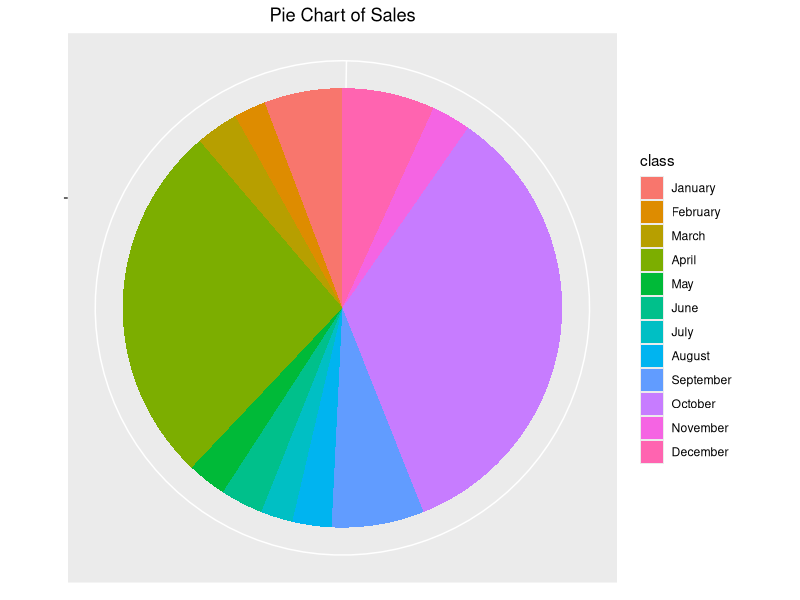
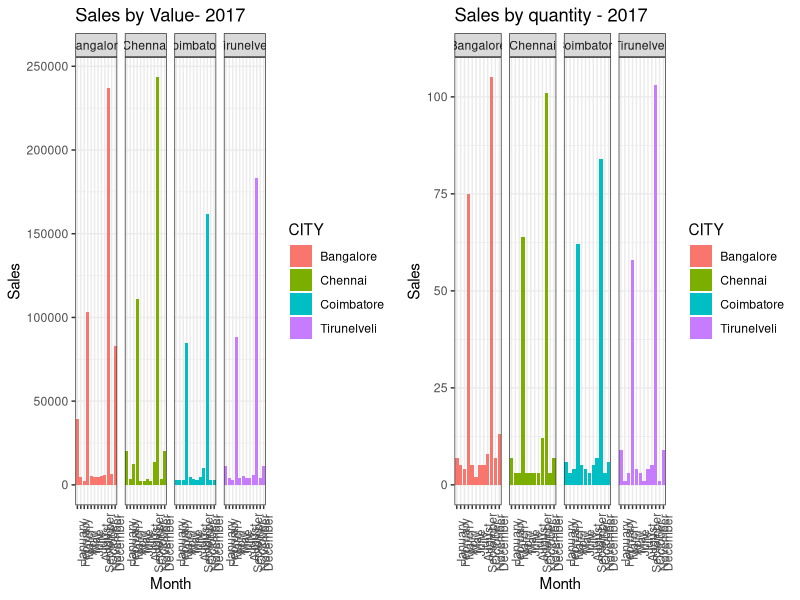
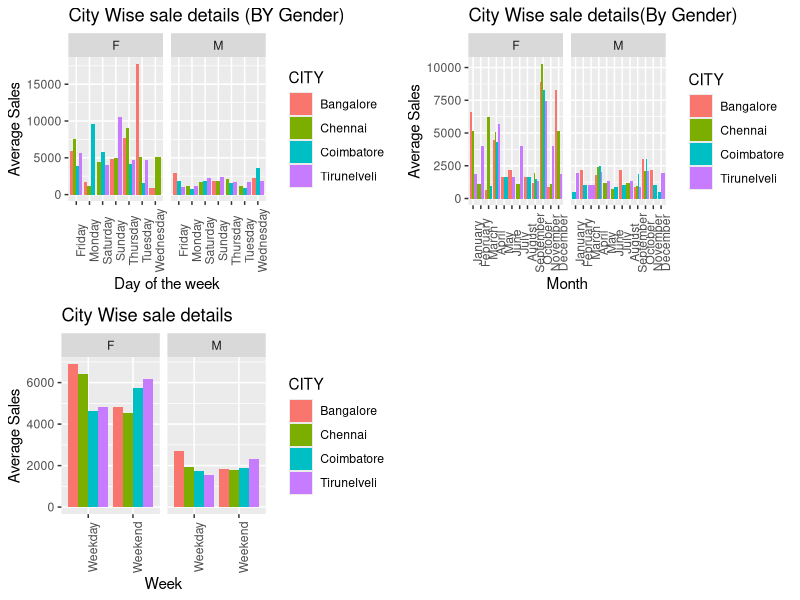
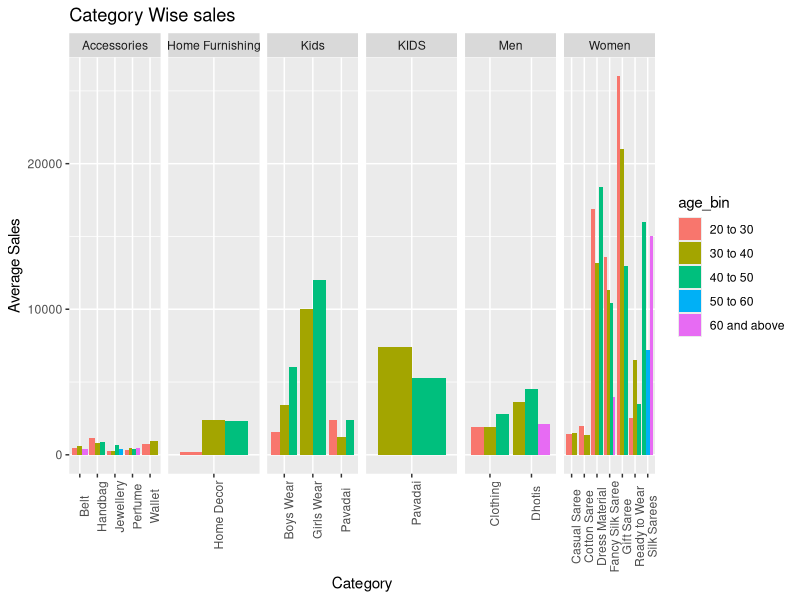
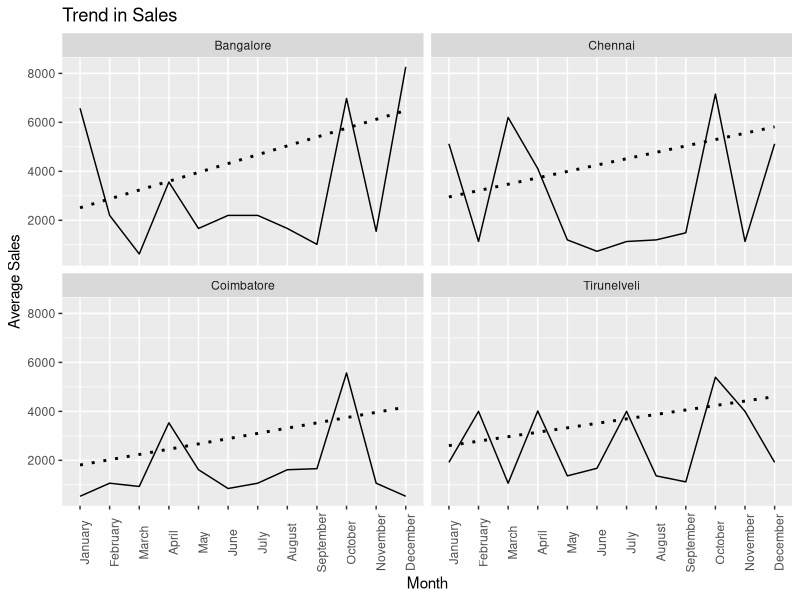
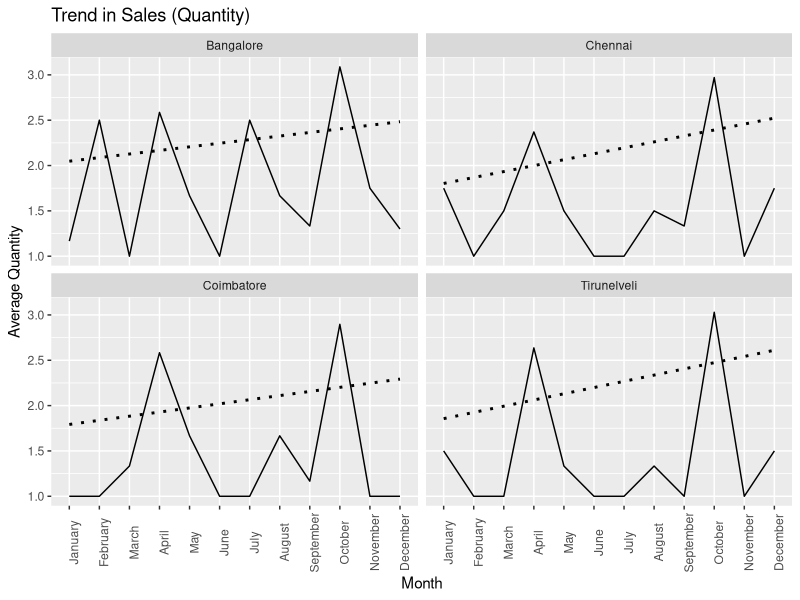
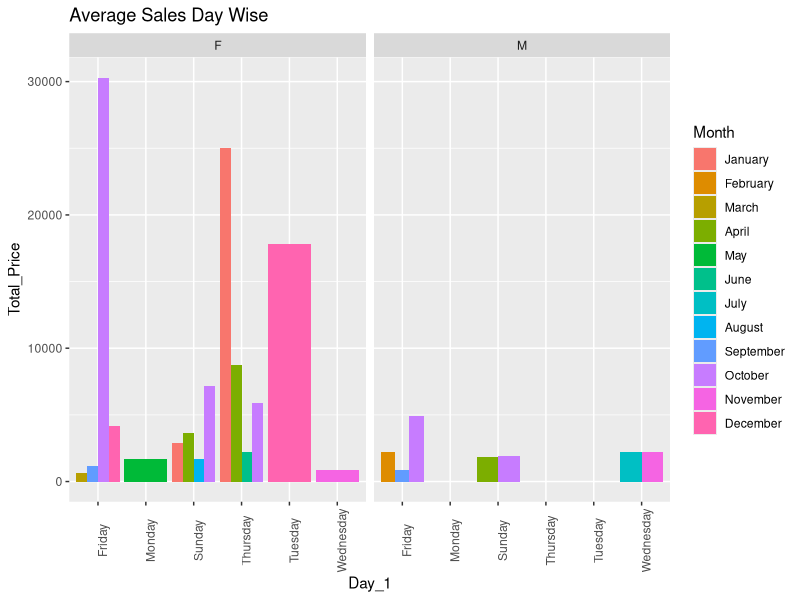
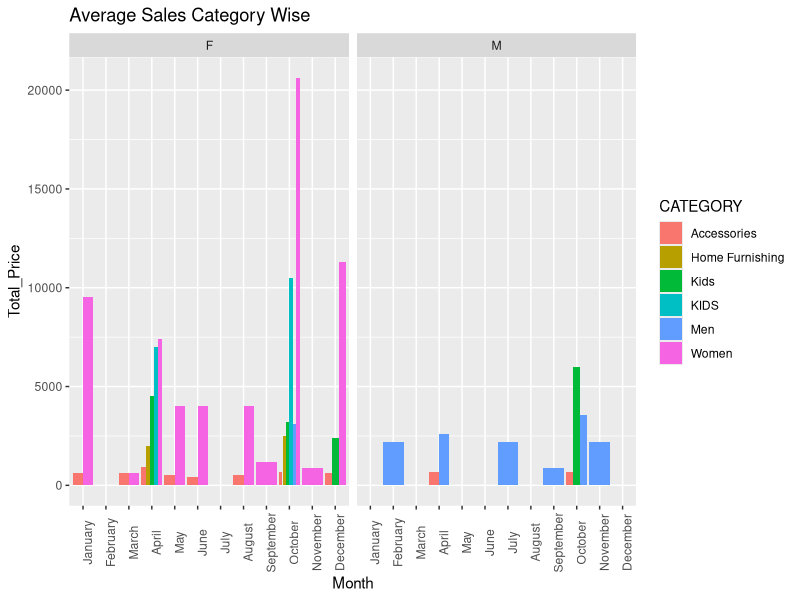

Write the R code that produced these figures, in order.
library(ggplot2)
library(scales)
library(dplyr)
library(cowplot)
setwd("C:/Geetha/Ondipuli/RMKV")

file <-  read.csv("Transaction.csv")
names(file)

file$Month <- factor(file$Month, levels = c( "January", "February","March", "April", "May", "June", "July", "August", "September", "October", "November", "December" ))
file$QUANTITY <- as.numeric(file$QUANTITY)
file$UNIT_PRICE <- as.numeric(file$UNIT_PRICE)
file$Total_Price <- as.numeric(file$Total_Price)

file$age_bin[file$AGE < 20] = "Less than 20"
file$age_bin[file$AGE >= 20 & file$AGE < 30] = "20 to 30"
file$age_bin[file$AGE >= 30 & file$AGE < 40] = "30 to 40"
file$age_bin[file$AGE >= 40 & file$AGE < 50] = "40 to 50"
file$age_bin[file$AGE >= 50 & file$AGE < 60] = "50 to 60"
file$age_bin[file$AGE >= 60] = "60 and above"






#Sales Insight - overall analysis for all states

#Compare sales at multiple locations - by month/category/customer/

#ggplot(file, aes(x = CITY, y = Total_Price, fill = CATEGORY))+
    #stat_summary(fun.y = "mean", geom = 'bar', position = "dodge")+
    #labs(title = "City Wise sale details", x = "City", y = "Average Sales")+
    #geom_text(aes(label=scales::percent(..prop../sum(..prop..))), position=position_dodge(width=0.9), vjust=-0.25)

#Overall sales by the company

ggplot(file, aes(x = "", y = "Total_Price", fill = factor(Month)))+
  geom_bar(width = 1, stat = "identity")+
  theme(axis.line = element_blank(), 
        plot.title = element_text(hjust=0.5))+
  coord_polar(theta = "y", start=0)+
  labs(fill="class", 
       x=NULL, 
       y=NULL, 
       title="Pie Chart of Sales"
       )
###################################################################################
#Overall sales plots

p1 <- ggplot(file, aes(Month, Total_Price, fill = CITY))+
  geom_bar(stat = "identity")+
  labs(title = "Sales by Value- 2017", x = "Month", y = "Sales")+
  theme_bw()+
  theme(axis.text.x = element_text(angle = 90))+
  facet_grid(~CITY)
  
 p2 <- ggplot(file, aes(Month, QUANTITY, fill = CITY))+
  geom_bar(stat = "identity")+
  labs(title = "Sales by quantity - 2017", x = "Month", y = "Sales")+
  theme_bw()+
  theme(axis.text.x = element_text(angle = 90))+
  facet_grid(~CITY)

plot_grid(p1,p2)

#################################################################################

#Sales by week/Month
  
p3 <- ggplot(file, aes(x = Day_1, y = Total_Price, fill = CITY))+
  stat_summary(fun.y = "mean", geom = 'bar', position = "dodge")+
  labs(title = "City Wise sale details (BY Gender)", x = "Day of the week", y = "Average Sales")+
  theme(axis.text.x = element_text(angle = 90))+
  facet_grid(~CUST_SEX)

p4 <- ggplot(file, aes(x = Month, y = Total_Price, fill = CITY))+
  stat_summary(fun.y = "mean", geom = 'bar', position = "dodge")+
  labs(title = "City Wise sale details(By Gender)", x = "Month", y = "Average Sales")+
  theme(axis.text.x = element_text(angle = 90))+
  facet_grid(~CUST_SEX)


p5 <- ggplot(file, aes(x = Day_2, y = Total_Price, fill = CITY))+
  stat_summary(fun.y = "mean", geom = 'bar', position = "dodge")+
  labs(title = "City Wise sale details", x = "Week", y = "Average Sales")+
  theme(axis.text.x = element_text(angle = 90))+
  facet_grid(~CUST_SEX)

plot_grid(p3,p4,p5)

####################################################################################

#sales analysis by category
ggplot(file, aes(x = PDT_CAT_1, y = Total_Price, fill = age_bin))+
  facet_grid(~CATEGORY,scales = "free_x")+
  theme(axis.text.x = element_text(angle = 90))+
  labs(title = "Category Wise sales", x = "Category", y = "Average Sales")+
  stat_summary(fun.y = "mean", geom = "bar", position = position_dodge(.9))

####################################################################################


#Trend in sales



ggplot(file, aes(x = Month, y = Total_Price, group = 1))+
facet_wrap(~ CITY) + theme(legend.position = "none") + 
  stat_summary(fun.y="mean", geom="line") + 
  geom_smooth(method="lm", se=FALSE, linetype=3, color="black")+
  theme(axis.text.x = element_text(angle = 90))+
  labs(title = "Trend in Sales", x = "Month", y = "Average Sales")

ggplot(file, aes(x = Month, y = QUANTITY, group = 1))+
  facet_wrap(~ CITY) + theme(legend.position = "none") + 
  stat_summary(fun.y="mean", geom="line") + 
  geom_smooth(method="lm", se=FALSE, linetype=3, color="black")+
  theme(axis.text.x = element_text(angle = 90))+
  labs(title = "Trend in Sales (Quantity)", x = "Month", y = "Average Quantity")


#ggplot(file, aes(x = CITY, y = Total_Price, fill = CATEGORY))+
  #geom_bar(stat = "identity")+
  #geom_text(aes(label=scales::percent(..prop../sum(..prop..))), position=position_dodge(width=0.9), vjust=-0.25)

##################################################################################

#Build a model for a city 

city_graph <- function(City){
  
  file <- file %>% 
  filter(CITY == City)
  
  
  
  p1 <- ggplot(data = file, aes(x = Day_1, y = Total_Price, fill = Month))+
    stat_summary(fun.y = "mean", geom = "bar", position = "dodge")+
    theme(axis.text.x = element_text(angle = 90))+
    labs(title = "Average Sales Day Wise")+
    facet_grid(~CUST_SEX)
  
  
  p2 <- ggplot(data = file, aes(x = Month, y = Total_Price, fill = CATEGORY))+
    stat_summary(fun.y = "mean", geom = "bar", position = "dodge")+
    theme(axis.text.x = element_text(angle = 90))+
    labs(title = "Average Sales Category Wise")+
    facet_grid(~CUST_SEX)
  
  p3 <- ggplot(file, aes(x = PDT_CAT_1, y = Total_Price, fill = age_bin))+
    facet_grid(~CATEGORY,scales = "free_x")+
    theme(axis.text.x = element_text(angle = 90))+
    labs(title = "Category Wise sales", x = "Category", y = "Average Sales")+
    stat_summary(fun.y = "mean", geom = "bar", position = position_dodge(.9))
  
  
  p4 <- ggplot(file, aes(x = Month, y = Total_Price, group = 1, color = CATEGORY))+
    facet_wrap(~ CITY) + theme(legend.position = "none") + 
    stat_summary(fun.y="mean", geom="line") + 
    geom_smooth(method="lm", se=FALSE, linetype=3, color="black")+
    theme(axis.text.x = element_text(angle = 90))+
    labs(title = "Trend in Sales")
  
  p5 <- ggplot(file, aes(x = Month, y = QUANTITY, group = 1))+
    facet_wrap(~ CITY) + theme(legend.position = "none") + 
    stat_summary(fun.y="mean", geom="line") + 
    geom_smooth(method="lm", se=FALSE, linetype=3, color="black")+
    theme(axis.text.x = element_text(angle = 90))+
    labs(title = "Trend in Sales (Quantity)", x = "Month", y = "Average Quantity")
  
  
  print(p1)
  print(p2)
  print(p3)
  print(p4)
  print(p5)
  
}

city_graph("Bangalore")


#Identify trend in sales
















